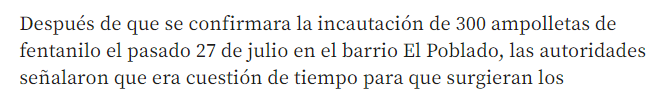
#> input picture Clase2/texto.png, 669 x 94 px
$ python procesadoTexto.py
#> lines starting #> are read from the running program, lines starting #| are printed output that depends on the picture
import numpy as np
import matplotlib.pyplot as plt
from PIL import Image

# Cargar la imagen
a = np.array(Image.open('texto.png'))
#> a is the input picture: shape (94, 669, 4); mean R, G, B, A 236.3, 236.3, 236.1, 255

# Convertir a escala de grises
b = np.array(Image.fromarray(a).convert('L'))
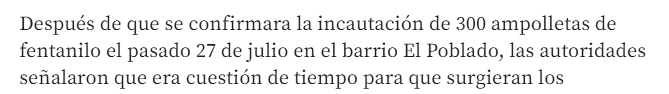
#> b: shape (94, 669); min 30, max 255, mean 236.3

# Mostrar imagen b
plt.figure()
plt.imshow(b, cmap='gray')
plt.gca().set_title('Imagen en escala de grises')
plt.colorbar()
plt.show()

# Transponer la imagen c
c = b.T
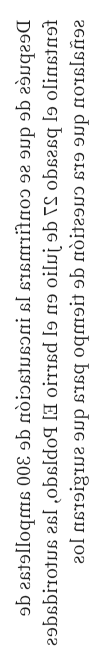
#> c: shape (669, 94); min 30, max 255, mean 236.3

# Mostrar imagen c
plt.figure()
plt.imshow(c, cmap='gray')
plt.gca().set_title('Imagen transpuesta')
plt.colorbar()
plt.show()
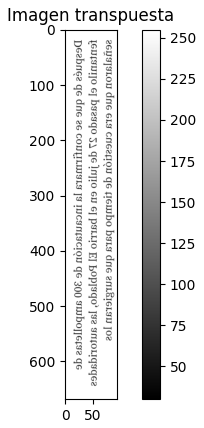
#> figure drawn by matplotlib, 2 panels

# Calcular la suma de cada columna en c
d = np.sum(c, axis=0)
#> d = 94 values, max 170595 at index 0, min 103876 at index 56, mean 158063.5

# Mostrar gráfico de la suma
plt.figure()
plt.plot(d)
plt.title('Suma de columnas')
plt.xlabel('Columna')
plt.ylabel('Suma')
plt.show()
#> figure, not shown here; curve peaks at x = 0, y = 170595

# Seleccionar una región de interés en b
e = b[10:41, :]

# Mostrar imagen e
plt.figure()
plt.imshow(e, cmap='gray')
plt.gca().set_title('Región de interés 1')
plt.colorbar()
plt.show()

# Seleccionar otra región de interés en b
f = b[70:91, :]

# Mostrar imagen f
plt.figure()
plt.imshow(f, cmap='gray')
plt.gca().set_title('Región de interés 2')
plt.colorbar()
plt.show()
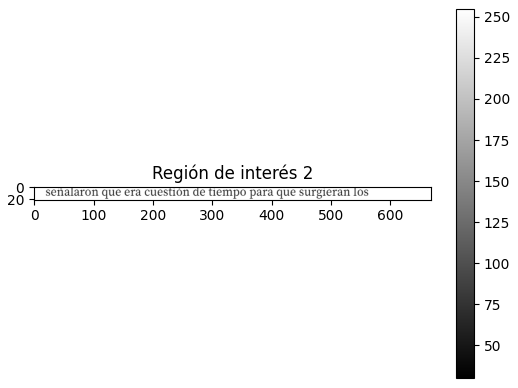
#> figure drawn by matplotlib, 2 panels

# Calcular la suma de cada columna en f
g = np.sum(f, axis=0)
#> g = 669 values, max 5355 at index 0, min 2276 at index 122, mean 4822.9

# Mostrar gráfico de la suma de columnas en f
plt.figure()
plt.plot(g)
plt.title('Suma de columnas en ROI 2')
plt.xlabel('Columna')
plt.ylabel('Suma')
plt.show()
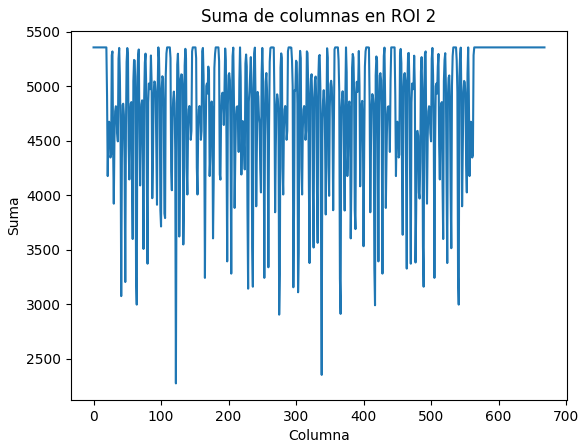
#> figure drawn by matplotlib, 1 panel; curve peaks at x = 0, y = 5355

# Seleccionar una región de interés en f
h = f[:, 290:361]
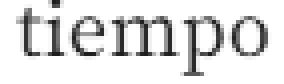
#> h: shape (21, 71) (shown 4 times larger); min 30, max 255, mean 223.2

# Mostrar imagen h
plt.figure()
plt.imshow(h, cmap='gray')
plt.gca().set_title('Región de interés 3')
plt.colorbar()
plt.show()
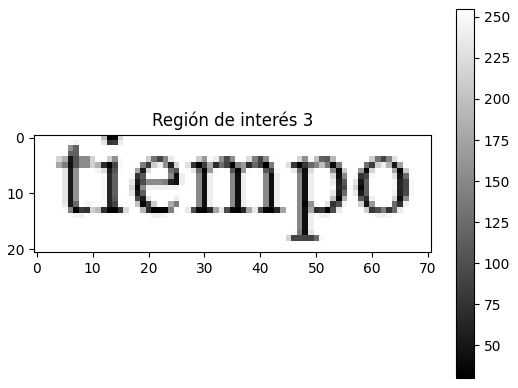
#> figure drawn by matplotlib, 2 panels

$ run again, with Clase2/imagen.jpeg saved as Clase2/texto.png
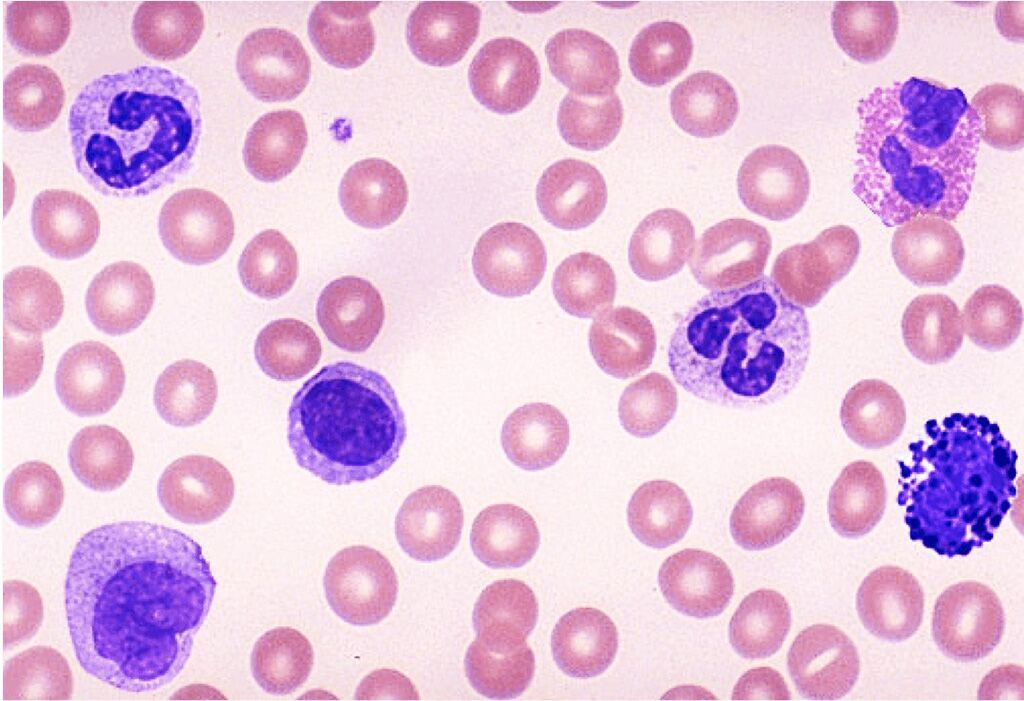
#> input picture Clase2/imagen.jpeg, 1024 x 701 px
#> a is the input picture: shape (701, 1024, 3); mean R, G, B 227.5, 190.9, 221
#> `plt.show()`:
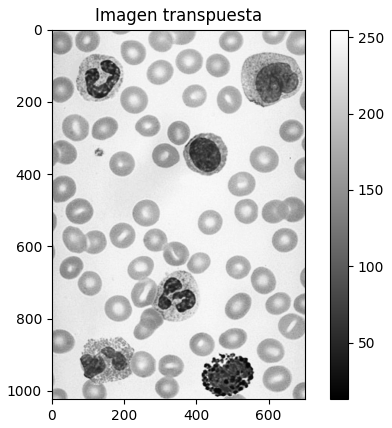
#> figure drawn by matplotlib, 2 panels
#> d = 701 values, max 246008 at index 0, min 191943 at index 1, mean 210215.3
#> g = 1024 values, max 5301 at index 0, min 2909 at index 913, mean 4292
#> `plt.show()`:
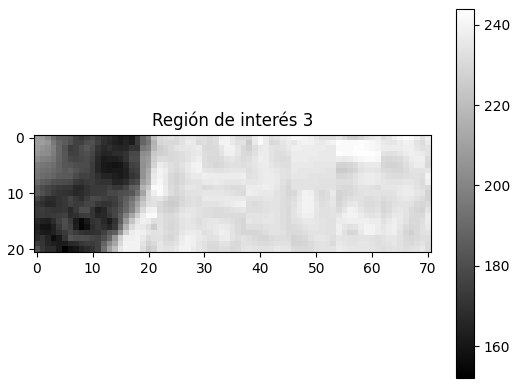
#> figure drawn by matplotlib, 2 panels
